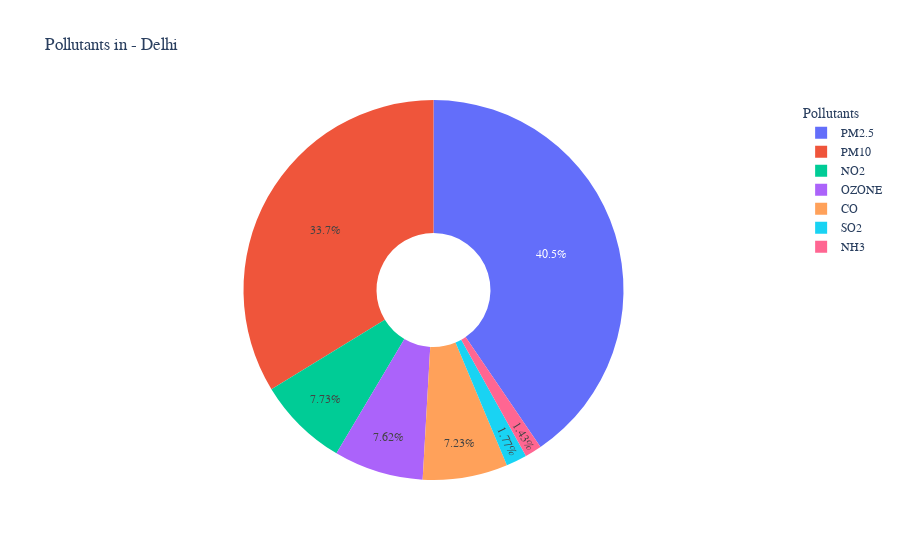

The notebook cell saved with this chart:
### Code cell
def generatePiechart(filterr,choice):
    labels = df['pollutant_id'].unique()

    values = []

    datachunk=df[df[filterr]==choice]
    
    for i in labels:
        cc=datachunk[datachunk['pollutant_id']==i]
        values.append(cc['pollutant_avg'].mean())

    # Use `hole` to create a donut-like pie chart
    fig = go.Figure(data=[go.Pie(labels=labels, values=values, hole=.3,)])
    fig.update_layout(
    title="Pollutants in - {} ".format(choice),
    legend_title="Pollutants",
    font=dict(
        family="Courier New, monospace",
        size=12,
        )
        )
    filename="outs/(PIE)Pollutants in - {} ".format(choice)
    # fig.write_html("{}.html".format(filename))
    fig.show()
    return fig

fig=generatePiechart('city','Delhi')

### Figure 1 — Plotly figure (JSON) as saved in the notebook; plotly's stock layout.template omitted (floating-point values rounded to 4 significant figures)
{"data": [{"hole": 0.3, "labels": ["PM2.5", "PM10", "NO2", "NH3", "SO2", "CO", "OZONE"], "type": "pie", "values": [380.0, 316.7, 72.57, 13.44, 16.66, 67.84, 71.55]}], "layout": {"font": {"family": "Courier New, monospace", "size": 12}, "legend": {"title": {"text": "Pollutants"}}, "title": {"text": "Pollutants in - Delhi "}}}
